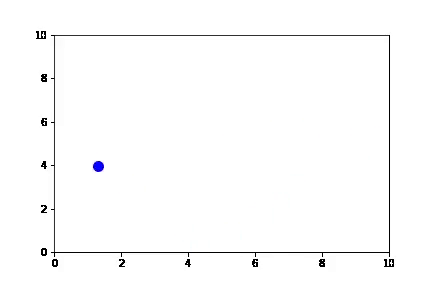
#> input picture frame 120 of task2/dataset/video_only/video_only_ID_16.mp4, 432 x 288 px
$ jupyter execute --allow-errors task2.ipynb   (shell and % lines are left out)
#> lines starting #> are read from the running program, lines starting #| are printed output that depends on the picture; after the words box and inside, x2 and y2 are one past the last pixel; in counts of white or black regions, pixels touching at a corner belong together
[cell 1]
import zipfile

#> (the rest of this cell did not finish here and is left out)

[cell 2]
import cv2
import numpy as np
import librosa
import librosa.display
import scipy.signal
import os
import IPython.display as ipd
import random
import warnings
from moviepy.editor import VideoFileClip
from tqdm import tqdm
import pandas as pd
import librosa
import scipy.io.wavfile as wav
import scipy.signal as signal
import matplotlib.pyplot as plt
import seaborn as sns
from scipy.stats import pearsonr
from scipy.signal import iirfilter, lfilter, find_peaks
from fastdtw import fastdtw
from scipy.spatial.distance import euclidean
from itertools import product
from moviepy.editor import VideoFileClip, AudioFileClip
from scipy.signal import correlate
from sklearn.neighbors import NearestNeighbors
from scipy.optimize import linear_sum_assignment
import shutil

[cell 3]
warnings.filterwarnings("ignore")

[cell 4]
audio_folder = "/content/dataset_folder/audio_only"
video_folder = "/content/dataset_folder/video_only"

#> (a cell that did not finish here is left out)

#> (a cell that did not finish here is left out)

#> (a cell that did not finish here is left out)

[cell 8]
print("\nSelected Video Files:")
#> (the rest of this cell did not finish here and is left out)

[cell 9]
video_path = "/content/dataset_folder/video_only/video_only_ID_16.mp4"
output_path = "tracked_video.mp4"

[cell 10]
lower_blue = np.array([100, 150, 50])
upper_blue = np.array([140, 255, 255])
box_x_min, box_y_min = 80, 60
box_x_max, box_y_max = 575, 420

[cell 11]
cap = cv2.VideoCapture(video_path)

fourcc = cv2.VideoWriter_fourcc(*"mp4v")
out = cv2.VideoWriter(output_path, fourcc, 60.0, (640, 480))

frame_number = 0

while cap.isOpened():
    ret, frame = cap.read()
#> frame is the input picture: shape (288, 432, 3); mean B, G, R 251.9, 251.7, 251.7
    if not ret:
        break

    frame_number += 1
    frame_resized = cv2.resize(frame, (640, 480))
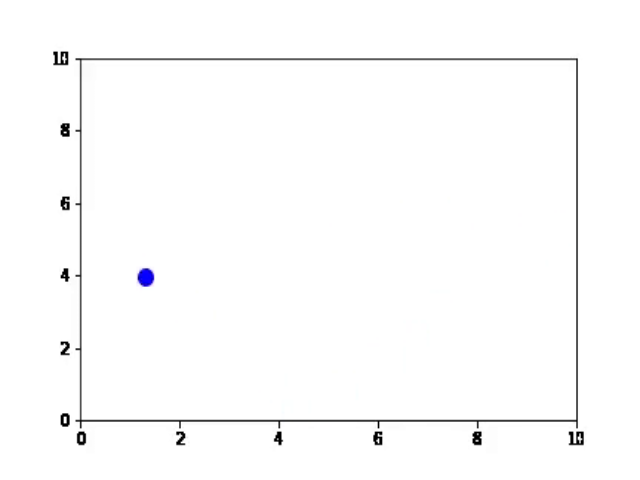
#> frame_resized: shape (480, 640, 3); mean B, G, R 252, 251.8, 251.8
    hsv = cv2.cvtColor(frame_resized, cv2.COLOR_BGR2HSV)
#> hsv: shape (480, 640, 3); mean H, S, V 0.6, 0.2, 252
    mask = cv2.inRange(hsv, lower_blue, upper_blue)
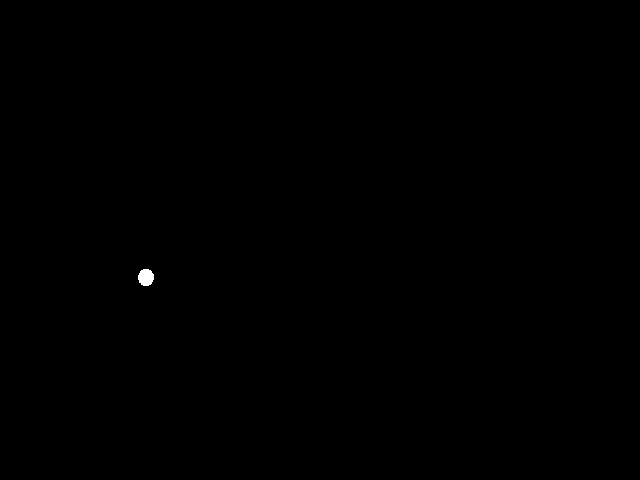
#> mask: shape (480, 640); 0.07% white; 1 white region

    contours, _ = cv2.findContours(mask, cv2.RETR_EXTERNAL, cv2.CHAIN_APPROX_SIMPLE)
#> contours = 1 contour; box (x1, y1, x2, y2) and area: (138, 269, 154, 286) 192

    cv2.rectangle(frame_resized, (box_x_min, box_y_min), (box_x_max, box_y_max), (0, 255, 0), 2)
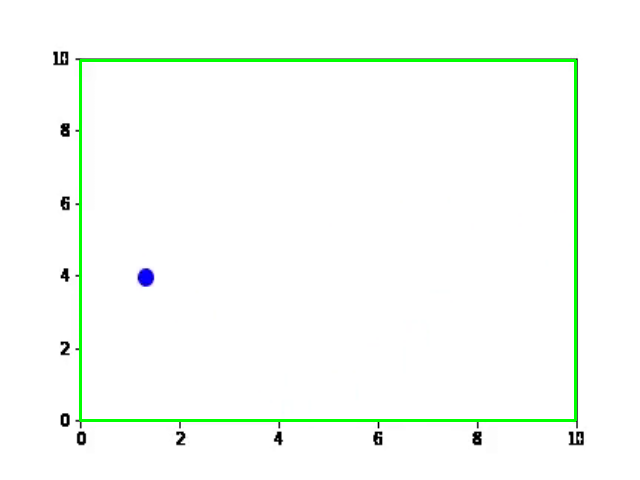
#> frame_resized: shape (480, 640, 3); 1.67% of pixels changed, all inside (x1, y1, x2, y2) = (79, 59, 577, 422)

    if contours:
        largest_contour = max(contours, key=cv2.contourArea)
#> largest_contour = contour of 30 points, box (x1, y1, x2, y2) (138, 269, 154, 286), area 192
        (x, y), radius = cv2.minEnclosingCircle(largest_contour)
#> x = 145.5; y = 277; radius = 8.38
        x, y, radius = int(x), int(y), int(radius)
#> x = 145; radius = 8
    if radius > 5:
        cv2.circle(frame, (x, y), radius, (0, 255, 0), 3)
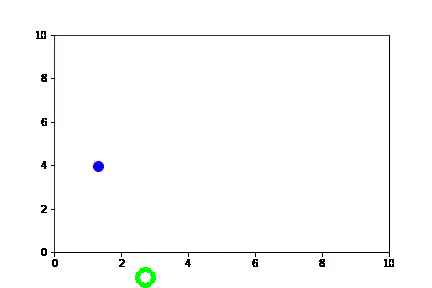
#> frame: shape (288, 432, 3); 0.19% of pixels changed, all inside (x1, y1, x2, y2) = (135, 267, 156, 288)
        cv2.circle(frame_resized, (x, y), 2, (0, 0, 255), 3)
#> frame_resized: shape (480, 640, 3); 0.01% of pixels changed, all inside (x1, y1, x2, y2) = (141, 273, 150, 282)

    out.write(frame_resized)

cap.release()
out.release()

$ run again, starting later in the video
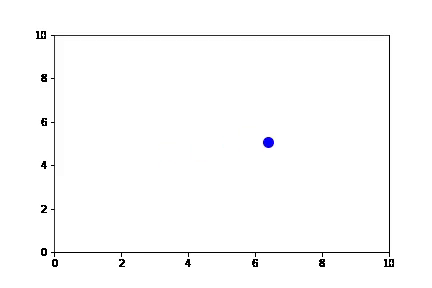
#> input picture frame 540 of task2/dataset/video_only/video_only_ID_16.mp4, 432 x 288 px
#> frame is the input picture: shape (288, 432, 3); mean B, G, R 251.9, 251.7, 251.7
#> hsv: shape (480, 640, 3); mean H, S, V 0.4, 0.2, 251.9
#> mask: shape (480, 640); 0.07% white; 1 white region
#> contours = 1 contour; box (x1, y1, x2, y2) and area: (390, 229, 406, 246) 190
#> largest_contour = contour of 23 points, box (x1, y1, x2, y2) (390, 229, 406, 246), area 190
#> `(x, y), radius = cv2.minEnclosingCircle(largest_contour)`: x = 397.5; y = 237; radius = 8.38
#> `x, y, radius = int(x), int(y), int(radius)`: x = 397; radius = 8
#> `cv2.circle(frame, (x, y), radius, (0, 255, 0), 3)`:
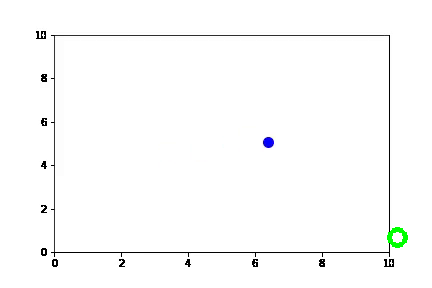
#> frame: shape (288, 432, 3); 0.19% of pixels changed, all inside (x1, y1, x2, y2) = (387, 227, 408, 248)
